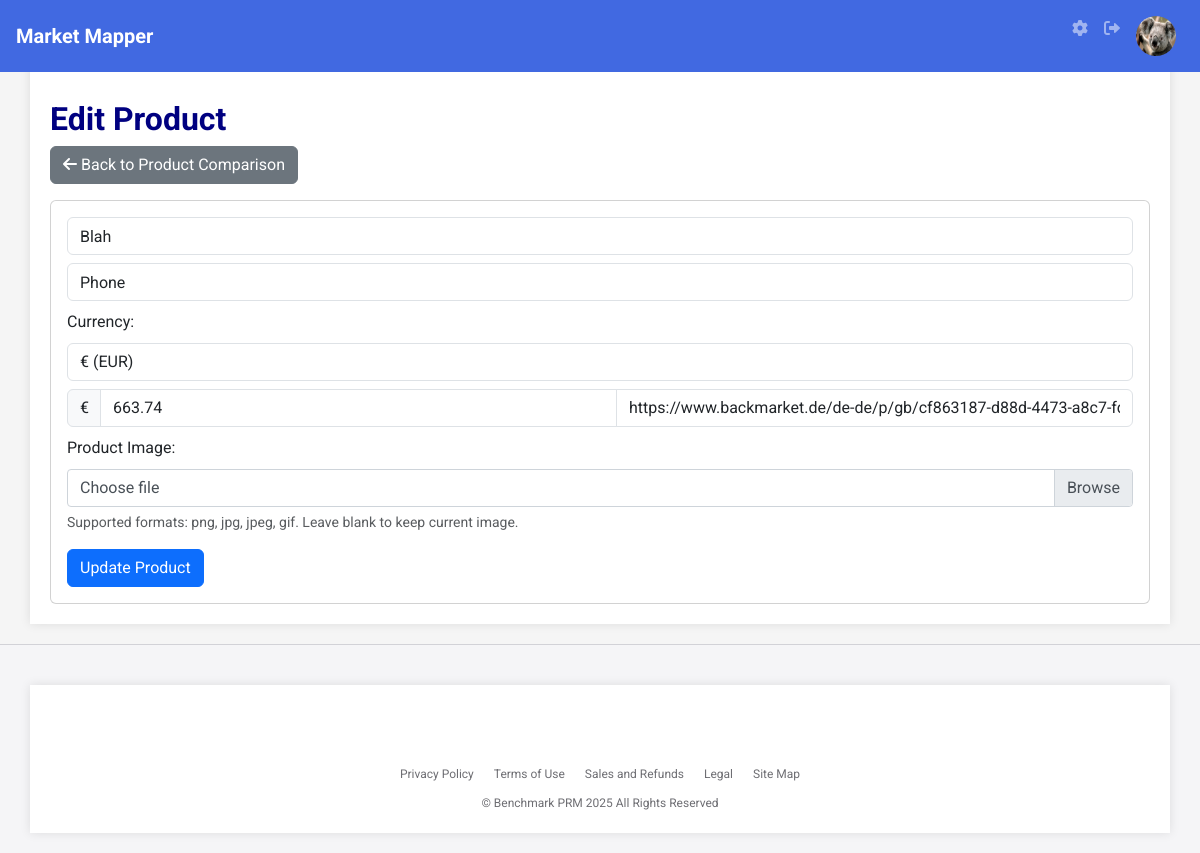
Page /manage/1/product/8/edit (signed in) on the earlier database version.
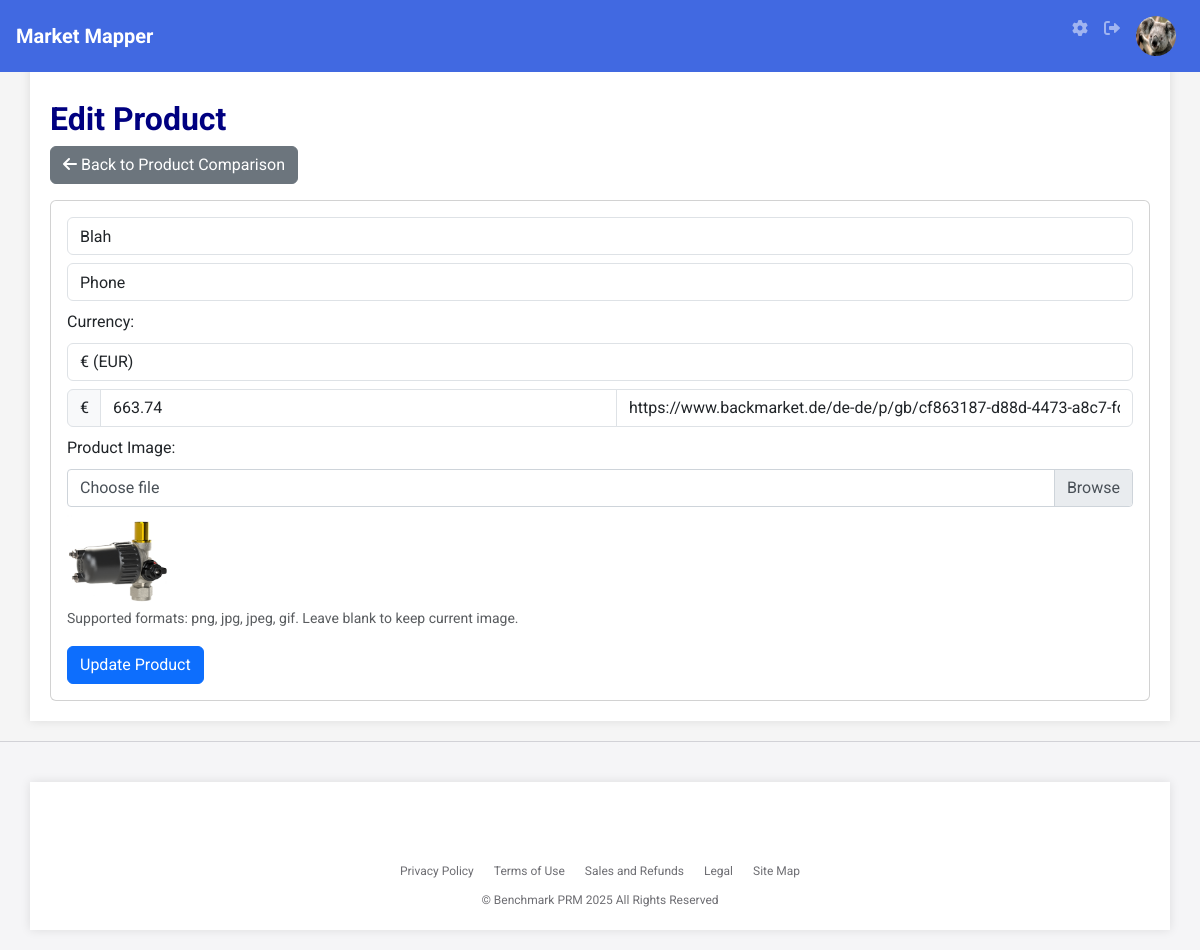
Same page on the later database version.
### app.py (models this page shows)
class Product(db.Model):
    id = db.Column(db.Integer, primary_key=True)
    brand_name = db.Column(db.String(100), nullable=False)
    product_name = db.Column(db.String(100), nullable=False)
    price = db.Column(db.Float)
    currency = db.Column(db.String(3), default='gbp')  # Add currency field with default
    image_filename = db.Column(db.String(255))
    project_id = db.Column(db.Integer, db.ForeignKey('project.id'), nullable=False)
    price_source = db.Column(db.String(255))  # Add price_source field

### app.py (the view, shortened to what this page needs)
@app.route('/manage/<int:project_id>/product/<int:product_id_to_edit>/edit', methods=['GET', 'POST'])
@login_required
def edit_product(project_id, product_id_to_edit):
    project = Project.query.get_or_404(project_id)
    if project.user_id != current_user.id and current_user not in project.shared_users:
        flash('You are not authorized to manage this project.', 'danger')
        return redirect(url_for('dashboard'))
    product_to_edit = Product.query.get_or_404(product_id_to_edit)
    if product_to_edit.project_id != project_id:
        flash('Product not found in this project.', 'danger')
        return redirect(url_for('product_comparison', project_id=project_id))
    return render_template('edit_product.html', project=project, product=product_to_edit)

### app.py (called while the page is built)
@login_manager.user_loader
def load_user(user_id):
    return User.query.get(int(user_id))

### templates/edit_product.html (shortened to what this page needs)
{% extends 'base.html' %}
{% block content %}
<h1>Edit Product</h1>
<a href="{{ url_for('product_comparison', project_id=project.id) }}" class="btn btn-secondary mb-3"><i class="fas fa-arrow-left"></i> Back to Product Comparison</a>
<div class="card">
    <div class="card-body">
        <form method="POST" enctype="multipart/form-data">
            <input type="text" name="brand_name" value="{{ product.brand_name }}" placeholder="Brand Name" required class="form-control mb-2">
            <input type="text" name="product_name" value="{{ product.product_name }}" placeholder="Product Name" required class="form-control mb-2">
            <div class="form-group mb-2">
                <label for="currency">Currency:</label>
                <select class="form-control" id="currency" name="currency">
                    <option value="eur" {% if product.currency == "eur" %}selected{% endif %}>€ (EUR)</option>
                </select>
            </div>
            <div class="input-group mb-2">
                <div class="input-group-prepend">
                    <span class="input-group-text" id="currency-symbol">
                        {% if product.currency == "gbp" %}£{% elif product.currency == "usd"%}${% elif product.currency == "eur"%}€{% elif product.currency == "jpy"%}¥{% elif product.currency == "aud"%}${% elif product.currency == "cad"%}${% endif %}
                    </span>
                </div>
                <input type="number" name="price" value="{{ product.price }}" placeholder="Price" step="0.01" class="form-control">
                <input type="url" name="price_source" value="{{ product.price_source }}" placeholder="Price Source (URL)" class="form-control">
            </div>
            <div class="form-group">
                <label for="image">Product Image:</label>
                <div class="custom-file">
                    <label class="custom-file-label" for="image">Choose file</label>
                </div>
                {% if product.image_filename %}
                    <img src="{{ url_for('static', filename='uploads/' + product.image_filename) }}" alt="{{ product.product_name }} Image" width="100" class="mt-2">
                {% endif %}
                <small class="form-text text-muted">Supported formats: png, jpg, jpeg, gif. Leave blank to keep current image.</small>
            </div>
            <button type="submit" class="btn btn-primary">Update Product</button>
        </form>
    </div>
</div>
{% endblock %}

Differences in the rows shown:
changed Product "Blah": image_filename: picture added
